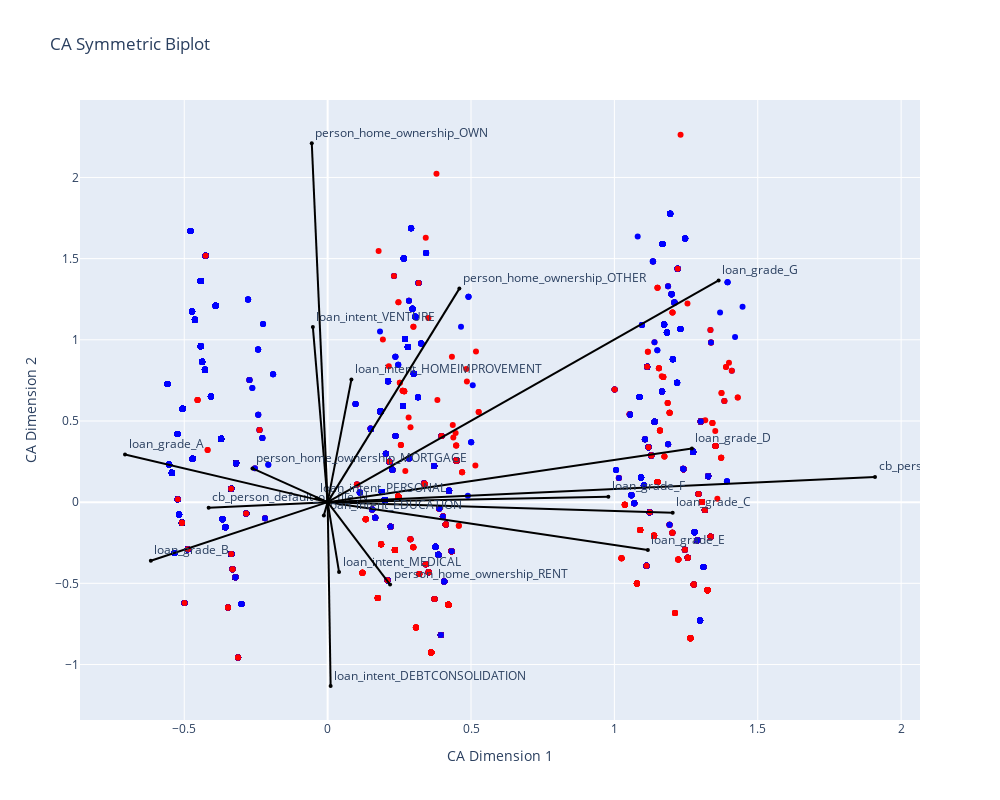

Notebook code for this chart:
### Code cell
ca = prince.CA(n_components=2, n_iter=10, copy=True, check_input=True, random_state=2)
ca = ca.fit(ca_data_encoded)

row_coords = ca.row_coordinates(ca_data_encoded)
col_coords = ca.column_coordinates(ca_data_encoded)

colors = df['loan_status'].map({0: 'blue', 1: 'red'})

fig = go.Figure()

fig.add_trace(go.Scatter(
    x=row_coords[0],
    y=row_coords[1],
    mode='markers',
    marker=dict(color=colors, size=6),
    text=[f"Index: {i}, Status: {s}" for i, s in zip(df.index, df['loan_status'])],
    name='Borrowers'
    
))

for i, cat in enumerate(col_coords.index):
    fig.add_trace(go.Scatter(
        x=[0, col_coords.iloc[i, 0]],
        y=[0, col_coords.iloc[i, 1]],
        mode='lines+markers+text',
        marker=dict(color='black', size=4),
        line=dict(color='black', width=2),
        text=[None, cat],
        textposition='top right',
        name='Category'
    ))
    
# Layout
fig.update_layout(
    title='CA Symmetric Biplot',
    xaxis_title='CA Dimension 1',
    yaxis_title='CA Dimension 2',
    showlegend=False,
    width=1000,
    height=800
)

fig.show()

### Figure 1 — Plotly figure (JSON) as saved in the notebook; plotly's stock layout.template omitted (floating-point values rounded to 4 significant figures; data arrays with more than 128 entries replaced by an {"elided": "..."} marker saying what was removed)
{"data": [{"marker": {"color": {"elided": "28501 str values"}, "size": 6}, "mode": "markers", "name": "Borrowers", "text": {"elided": "28501 str values"}, "type": "scatter", "x": {"elided": "28501 float values"}, "y": {"elided": "28501 float values"}}, {"line": {"color": "black", "width": 2}, "marker": {"color": "black", "size": 4}, "mode": "lines+markers+text", "name": "Category", "text": [null, "cb_person_default_on_file_N"], "textposition": "top right", "type": "scatter", "x": [0, -0.415], "y": [0, -0.03382]}, {"line": {"color": "black", "width": 2}, "marker": {"color": "black", "size": 4}, "mode": "lines+markers+text", "name": "Category", "text": [null, "cb_person_default_on_file_Y"], "textposition": "top right", "type": "scatter", "x": [0, 1.909], "y": [0, 0.1556]}, {"line": {"color": "black", "width": 2}, "marker": {"color": "black", "size": 4}, "mode": "lines+markers+text", "name": "Category", "text": [null, "loan_grade_A"], "textposition": "top right", "type": "scatter", "x": [0, -0.7068], "y": [0, 0.2941]}, {"line": {"color": "black", "width": 2}, "marker": {"color": "black", "size": 4}, "mode": "lines+markers+text", "name": "Category", "text": [null, "loan_grade_B"], "textposition": "top right", "type": "scatter", "x": [0, -0.6166], "y": [0, -0.361]}, {"line": {"color": "black", "width": 2}, "marker": {"color": "black", "size": 4}, "mode": "lines+markers+text", "name": "Category", "text": [null, "loan_grade_C"], "textposition": "top right", "type": "scatter", "x": [0, 1.203], "y": [0, -0.06478]}, {"line": {"color": "black", "width": 2}, "marker": {"color": "black", "size": 4}, "mode": "lines+markers+text", "name": "Category", "text": [null, "loan_grade_D"], "textposition": "top right", "type": "scatter", "x": [0, 1.27], "y": [0, 0.3305]}, {"line": {"color": "black", "width": 2}, "marker": {"color": "black", "size": 4}, "mode": "lines+markers+text", "name": "Category", "text": [null, "loan_grade_E"], "textposition": "top right", "type": "scatter", "x": [0, 1.117], "y": [0, -0.2954]}, {"line": {"color": "black", "width": 2}, "marker": {"color": "black", "size": 4}, "mode": "lines+markers+text", "name": "Category", "text": [null, "loan_grade_F"], "textposition": "top right", "type": "scatter", "x": [0, 0.979], "y": [0, 0.03351]}, {"line": {"color": "black", "width": 2}, "marker": {"color": "black", "size": 4}, "mode": "lines+markers+text", "name": "Category", "text": [null, "loan_grade_G"], "textposition": "top right", "type": "scatter", "x": [0, 1.364], "y": [0, 1.366]}, {"line": {"color": "black", "width": 2}, "marker": {"color": "black", "size": 4}, "mode": "lines+markers+text", "name": "Category", "text": [null, "loan_intent_DEBTCONSOLIDATION"], "textposition": "top right", "type": "scatter", "x": [0, 0.01034], "y": [0, -1.132]}, {"line": {"color": "black", "width": 2}, "marker": {"color": "black", "size": 4}, "mode": "lines+markers+text", "name": "Category", "text": [null, "loan_intent_EDUCATION"], "textposition": "top right", "type": "scatter", "x": [0, -0.01328], "y": [0, -0.08156]}, {"line": {"color": "black", "width": 2}, "marker": {"color": "black", "size": 4}, "mode": "lines+markers+text", "name": "Category", "text": [null, "loan_intent_HOMEIMPROVEMENT"], "textposition": "top right", "type": "scatter", "x": [0, 0.08283], "y": [0, 0.7556]}, {"line": {"color": "black", "width": 2}, "marker": {"color": "black", "size": 4}, "mode": "lines+markers+text", "name": "Category", "text": [null, "loan_intent_MEDICAL"], "textposition": "top right", "type": "scatter", "x": [0, 0.03979], "y": [0, -0.431]}, {"line": {"color": "black", "width": 2}, "marker": {"color": "black", "size": 4}, "mode": "lines+markers+text", "name": "Category", "text": [null, "loan_intent_PERSONAL"], "textposition": "top right", "type": "scatter", "x": [0, -0.03891], "y": [0, 0.02386]}, {"line": {"color": "black", "width": 2}, "marker": {"color": "black", "size": 4}, "mode": "lines+markers+text", "name": "Category", "text": [null, "loan_intent_VENTURE"], "textposition": "top right", "type": "scatter", "x": [0, -0.05159], "y": [0, 1.078]}, {"line": {"color": "black", "width": 2}, "marker": {"color": "black", "size": 4}, "mode": "lines+markers+text", "name": "Category", "text": [null, "person_home_ownership_MORTGAGE"], "textposition": "top right", "type": "scatter", "x": [0, -0.2622], "y": [0, 0.2077]}, {"line": {"color": "black", "width": 2}, "marker": {"color": "black", "size": 4}, "mode": "lines+markers+text", "name": "Category", "text": [null, "person_home_ownership_OTHER"], "textposition": "top right", "type": "scatter", "x": [0, 0.4594], "y": [0, 1.315]}, {"line": {"color": "black", "width": 2}, "marker": {"color": "black", "size": 4}, "mode": "lines+markers+text", "name": "Category", "text": [null, "person_home_ownership_OWN"], "textposition": "top right", "type": "scatter", "x": [0, -0.05537], "y": [0, 2.211]}, {"line": {"color": "black", "width": 2}, "marker": {"color": "black", "size": 4}, "mode": "lines+markers+text", "name": "Category", "text": [null, "person_home_ownership_RENT"], "textposition": "top right", "type": "scatter", "x": [0, 0.2176], "y": [0, -0.508]}], "layout": {"height": 800, "showlegend": false, "title": {"text": "CA Symmetric Biplot"}, "width": 1000, "xaxis": {"title": {"text": "CA Dimension 1"}}, "yaxis": {"title": {"text": "CA Dimension 2"}}}}
